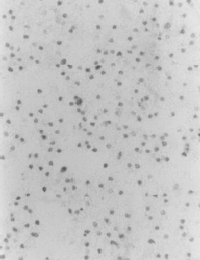
#> input picture Pregunta2/thresh2.png, 200 x 260 px
$ python pregunta2.py   (Python 2 division)
#> lines starting #> are read from the running program, lines starting #| are printed output that depends on the picture
import cv2
import numpy as np
img  = cv2.imread("thresh2.png")
#> img is the input picture: shape (260, 200, 3); min 89, max 235, mean 197.6
alto, ancho = img.shape[:2]
#> alto = 260; ancho = 200
matriz3= np.array(img)
matriz = []
print alto, ancho
#| 260 200
min, max = 130, 150
for y in range(0, alto):
	matriz.append([])
	for x in range(0,ancho):
		b = img.item(y, x, 0)
		g = img.item(y, x, 1)
		r = img.item(y, x, 2)
		if (b > 130 and b <165)  and (g > 130 and g <165 ) and (r > 130 and r <165):
			matriz[y].append(255)
		else:
			matriz[y].append(0)
#> after the loop, matriz = 260 items
matriz2 = np.array(matriz)
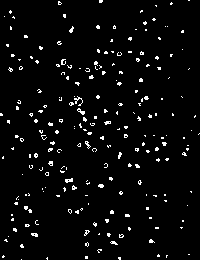
#> matriz2: shape (260, 200) int64; 3.7% white in thin lines or dots
print matriz2
#> (printed output is left out)
cv2.imwrite("thresh1OUT.jpg",matriz2)
cv2.imshow("img", matriz2)
cv2.waitKey(0)
